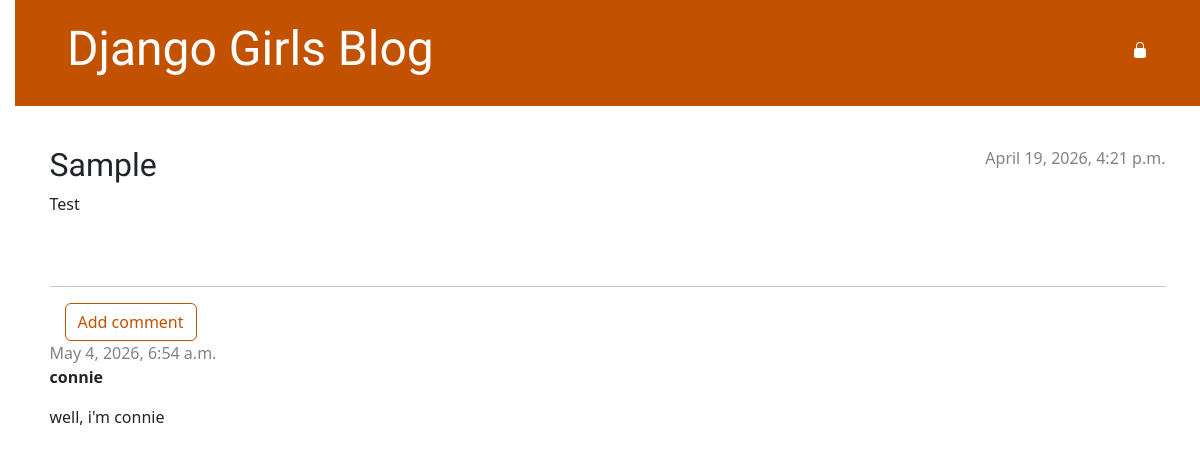
Screenshot of /post/3/ with the database file from the repository.
### blog/models.py (models this page shows, shortened)
class Post(models.Model):
    author = models.ForeignKey(settings.AUTH_USER_MODEL, on_delete=models.CASCADE)
    title = models.CharField(max_length=200)
    text = models.TextField()
    created_date = models.DateTimeField(default=timezone.now)
    published_date = models.DateTimeField(blank=True, null=True)

class Comment(models.Model):
    post = models.ForeignKey('blog.Post', on_delete=models.CASCADE, related_name='comments')
    author = models.CharField(max_length=200)
    text = models.TextField()
    created_date = models.DateTimeField(default=timezone.now)
    approved_comment = models.BooleanField(default=False)

### blog/views.py (the view)
# urls.py: path('post/<int:pk>/', views.post_detail, name='post_detail'),
def post_detail(request, pk):
    post = get_object_or_404(Post, pk=pk)
    return render(request, 'blog/post_detail.html', {'post': post})

### blog/templates/blog/post_detail.html (shortened to what this page needs)
{% extends 'blog/base.html' %}
{% block content %}
    <article class="post">
        {% if post.published_date %}
            <div class="date">
                {{ post.published_date }}
            </div>
            {% else %}
            <aside class="actions">
                <a class="btn btn-secondary" role="button" href="{% url 'post_publish' pk=post.pk %}">Publish</a>
            </aside>
        {% endif %}
        <h2>{{ post.title }}</h2>
        <p>{{ post.text|linebreaksbr }}</p>
    </article>
    <hr>
    <a class="btn btn-secondary" role="button" href="{% url 'add_comment_to_post' pk=post.pk %}">Add comment</a>
    {% for comment in post.comments.all %}
        {% if user.is_authenticated or comment.approved_comment %}
        <div class="comment">
            <div class="date">
                {{ comment.created_date }}
            </div>
            <strong>{{ comment.author }}</strong>
            <p>{{ comment.text|linebreaks }}</p>
        </div>
        {% endif %}
    {% empty %}
        <p>No comments here yet :(</p>
    {% endfor %}
{% endblock %}

### blog/static/css/blog.css (style rules this page uses)
body { padding-left: 15px; }
h1, h2, h3, h4 { font-family: 'Lobster', cursive; }
.date { color: #828282; }
.post { margin-bottom: 70px; }
.post > .date, .post > .actions { float: right; }
.btn-secondary, .btn-secondary:visited { color: #C25100; background: none; border-color: #C25100; margin-left: 15px; }

### rows the page displays
Post: published_date "April 19, 2026, 4:21 p.m.", title "Sample", text "Test"
Comment: created_date "May 4, 2026, 6:54 a.m.", author "connie", text "well, i'm connie"
